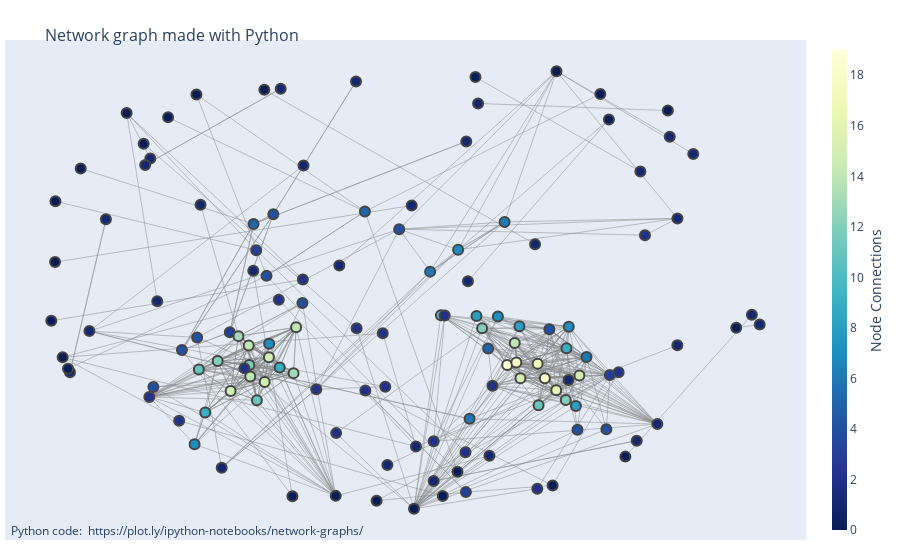

The notebook cell saved with this chart:
### Code cell
fig = go.Figure(data=[edge_trace, node_trace],
             layout=go.Layout(
                title='<br>Network graph made with Python',
                titlefont_size=16,
                showlegend=False,
                hovermode='closest',
                margin=dict(b=20,l=5,r=5,t=40),
                annotations=[ dict(
                    text="Python code: <a href='https://plot.ly/ipython-notebooks/network-graphs/'> https://plot.ly/ipython-notebooks/network-graphs/</a>",
                    showarrow=False,
                    xref="paper", yref="paper",
                    x=0.005, y=-0.002 ) ],
                xaxis=dict(showgrid=False, zeroline=False, showticklabels=False),
                yaxis=dict(showgrid=False, zeroline=False, showticklabels=False))
                )
fig.show()

### Figure 1 — Plotly figure (JSON) as saved in the notebook; plotly's stock layout.template omitted (floating-point values rounded to 4 significant figures; data arrays with more than 128 entries replaced by an {"elided": "..."} marker saying what was removed)
{"data": [{"hoverinfo": "none", "line": {"color": "#888", "width": 0.5}, "mode": "lines", "type": "scatter", "x": {"elided": "1743 float values"}, "y": {"elided": "1743 float values"}}, {"hoverinfo": "text", "marker": {"color": {"elided": "131 int values"}, "colorbar": {"thickness": 15, "title": {"side": "right", "text": "Node Connections"}, "xanchor": "left"}, "colorscale": [[0, "rgb(255,255,217)"], [0.125, "rgb(237,248,177)"], [0.25, "rgb(199,233,180)"], [0.375, "rgb(127,205,187)"], [0.5, "rgb(65,182,196)"], [0.625, "rgb(29,145,192)"], [0.75, "rgb(34,94,168)"], [0.875, "rgb(37,52,148)"], [1, "rgb(8,29,88)"]], "line": {"width": 2}, "reversescale": true, "showscale": true, "size": 10}, "mode": "markers", "text": {"elided": "131 str values"}, "type": "scatter", "x": {"elided": "131 float values"}, "y": {"elided": "131 float values"}}], "layout": {"annotations": [{"showarrow": false, "text": "Python code: <a href='https://plot.ly/ipython-notebooks/network-graphs/'> https://plot.ly/ipython-notebooks/network-graphs/</a>", "x": 0.005, "xref": "paper", "y": -0.002, "yref": "paper"}], "hovermode": "closest", "margin": {"b": 20, "l": 5, "r": 5, "t": 40}, "showlegend": false, "title": {"font": {"size": 16}, "text": "<br>Network graph made with Python"}, "xaxis": {"showgrid": false, "showticklabels": false, "zeroline": false}, "yaxis": {"showgrid": false, "showticklabels": false, "zeroline": false}}}
